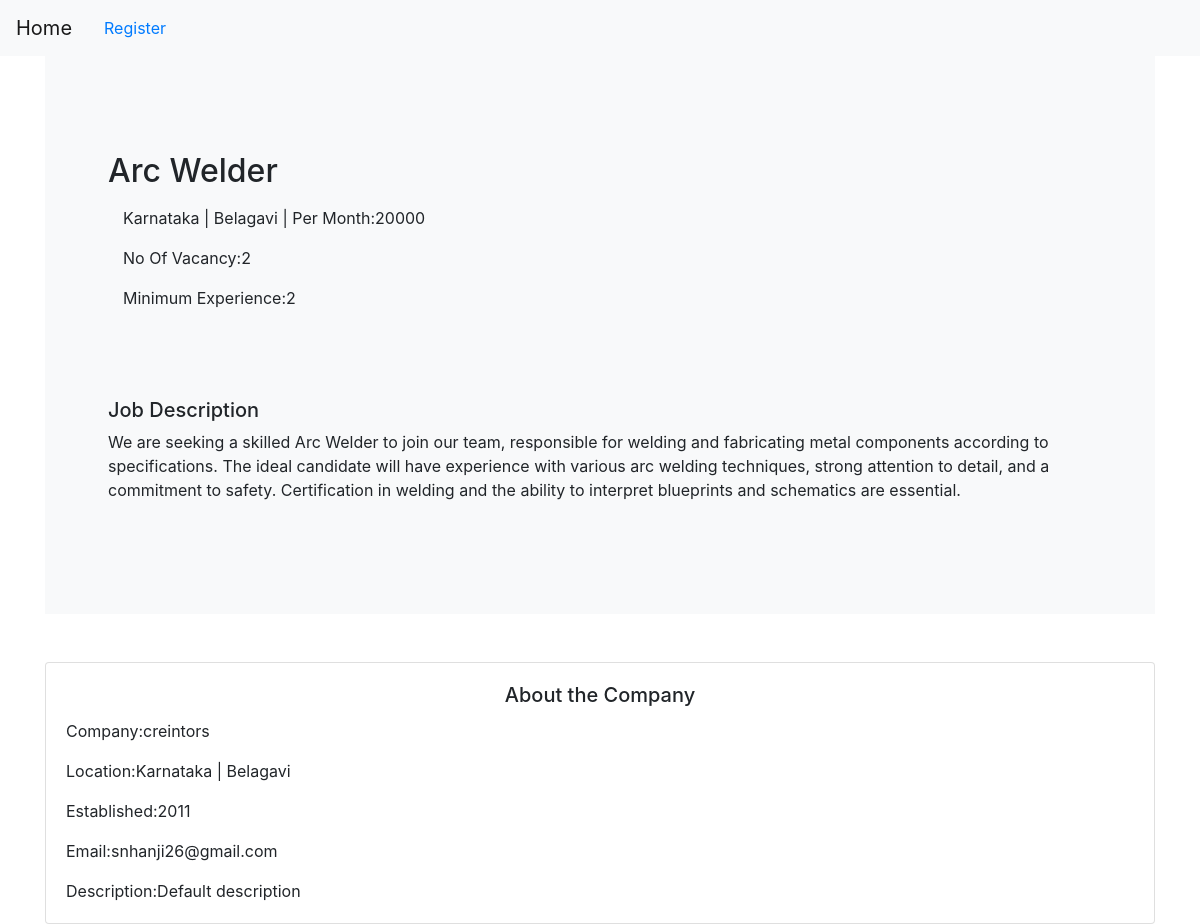
Before: /job-details/1 with the older database file.
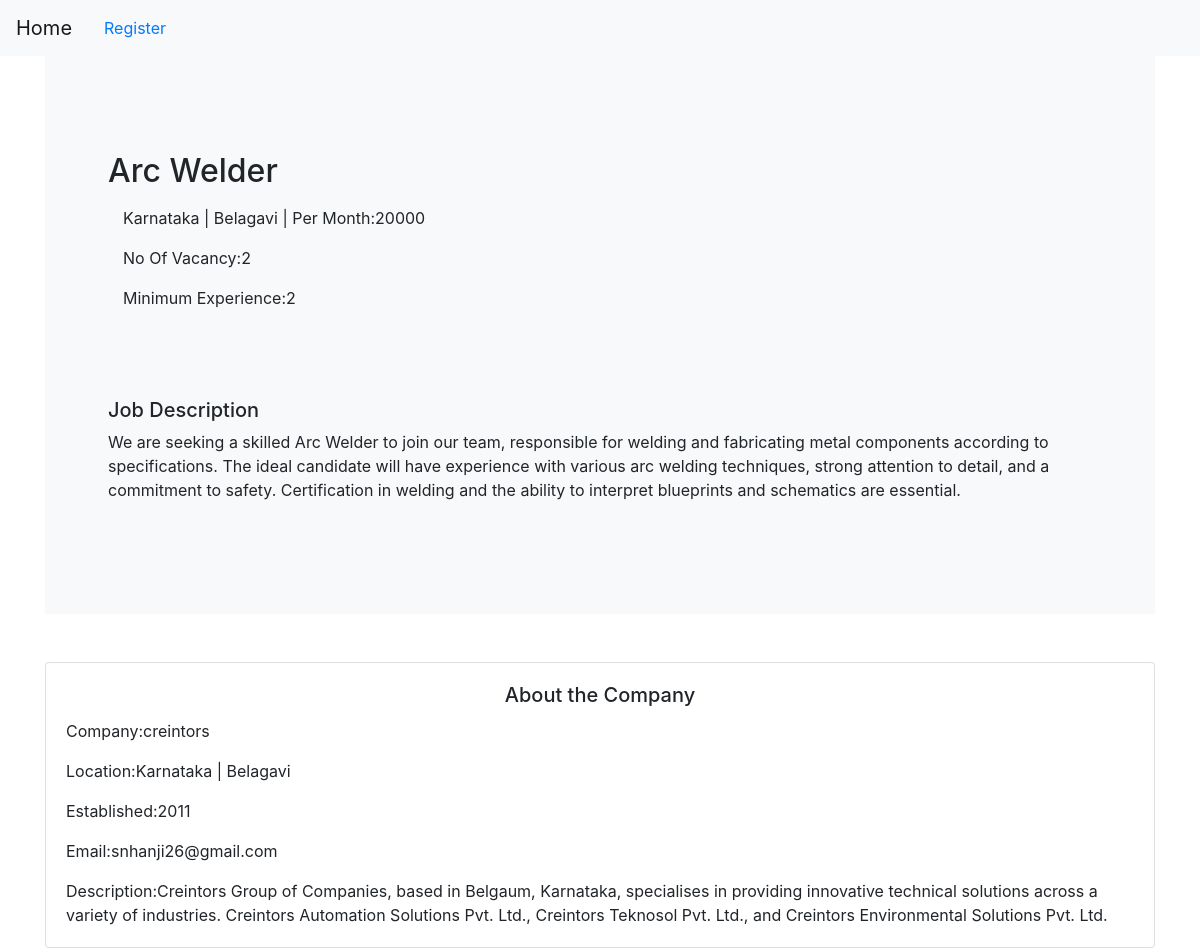
After: the same page with the newer database file.
### job/models.py (models this page shows, shortened)
class Job(models.Model):
    user=models.ForeignKey(User,on_delete=models.CASCADE)
    company=models.ForeignKey(Company,on_delete=models.CASCADE)
    title=models.CharField(max_length=100)
    state=models.ForeignKey(State,on_delete=models.CASCADE,blank=True,null=True)
    city=models.ForeignKey(City,on_delete=models.CASCADE,blank=True,null=True)
    salary=models.PositiveIntegerField()
    vacancy=models.PositiveIntegerField()
    exp_requried=models.PositiveIntegerField(null=True)
    description=models.TextField(default='Default description')
    is_available=models.BooleanField(default=True)
    timestamp=models.DateTimeField()

### company/models.py (models this page shows)
class Company(models.Model):
    user=models.OneToOneField(settings.AUTH_USER_MODEL,on_delete=models.CASCADE)
    name=models.CharField(max_length=100,null=True,blank=True)
    est_date=models.PositiveIntegerField(null=True,blank=True)
    state=models.ForeignKey(State,on_delete=models.CASCADE,null=True,blank=True)
    city=models.ForeignKey(City,on_delete=models.CASCADE,null=True,blank=True)
    gst_number = models.CharField(max_length=15, unique=True,blank=True,null=True)
    desc=models.TextField(default='Default description')
    def __str__(self) :
        return self.name if self.name else "Unnamed Company"

class State(models.Model):
    name = models.CharField(max_length=100)
    def __str__(self):
        return self.name if self.name else "Unnamed State"

class City(models.Model):
    name = models.CharField(max_length=100)
    state = models.ForeignKey(State, on_delete=models.CASCADE)
    def __str__(self):
        return self.name if self.name else "Unnamed State"

### users/models.py (models this page shows)
class User(AbstractUser):
    email = models.EmailField(unique=True)
    is_recruiter = models.BooleanField(default=False)
    is_applicant = models.BooleanField(default=False)
    has_resume = models.BooleanField(default=False)
    has_company = models.BooleanField(default=False)

### website/views.py (the view)
# urls.py: path('job-details/<int:pk>',views.job_details,name='job-details')
def job_details(request,pk):
    has_applied=False
    if request.user.is_authenticated:
        if Applyjobs.objects.filter(user=request.user,job=pk).exists():
            has_applied=True
        else:
            has_applied=False
    job=Job.objects.get(pk=pk)
    context = {'job':job,'has_applied':has_applied}
    return render(request,'website/job_details.html',context)

### templates/website/job_details.html (shortened to what this page needs)
{% extends "base.html" %}
{% load static %}
{% block body %}
<section class="p-5 mb-4 bg-light rounded-3">
    <div class="container-fluid py-5">
        <h2 class="display-5 fw-bold">{{job.title}}</h2>
        <p class="col-md-8 fs-5 mt-3">
            {{job.state}} | {{job.city}}  | Per Month:{{job.salary}}
        </p>
        <p class="col-md-8 fs-5 mt-3">
            No Of Vacancy:{{job.vacancy}}
        </p>
        <p class="col-md-8 fs-5 mt-3">
            Minimum Experience:{{job.exp_requried}}
        </p>
        <br><br><br>
        <section>
            <h5>Job Description</h5>
            <p>
                {{job.description}}
            </p>
        </section>
    </div>
</section>
<br>
<div class="row g-4">
    <div class="col-12">
        <div class="card h-100">
            <div class="card-body">
                <h5 class="card-title text-center">About the Company</h5>
                <p class="card-text">Company:{{job.company}}</p>
                <p class="card-text">Location:{{job.company.state}} | {{job.company.city}}</p>
                <p class="card-text">Established:{{job.company.est_date}}</p>
                <p class="card-text">Email:{{job.company.user}}</p>
                <p class="card-text">Description:{{job.company.desc}}</p>
            </div>
        </div>
    </div>
</div>
{% endblock body%}

Changed rows visible on the page:
changed Job "Arc Welder": company.desc "Default description" → "Creintors Group of Companies, based in Belgaum, Karnataka, specialises in providing innovative technical solutions across a variety of industries. Creintors Automation Solutions Pvt. Ltd., Creintors Teknosol Pvt. Ltd., and Creintors Environmental Solutions Pvt. Ltd."
